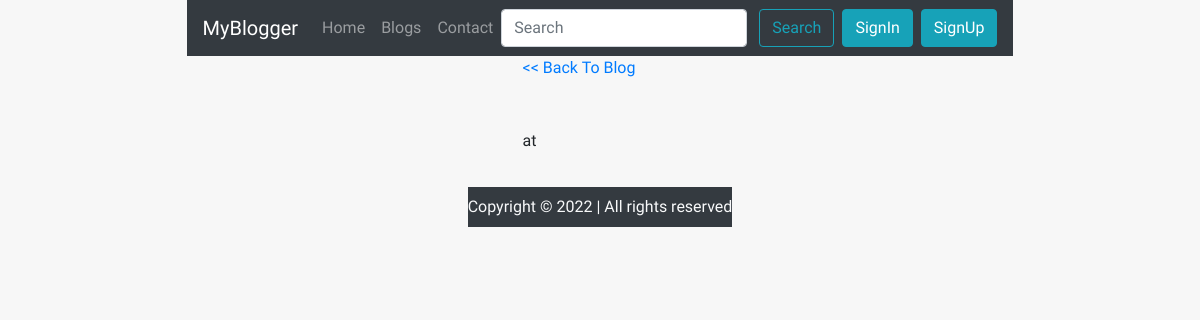
The app's page /blogpost/test, older data.
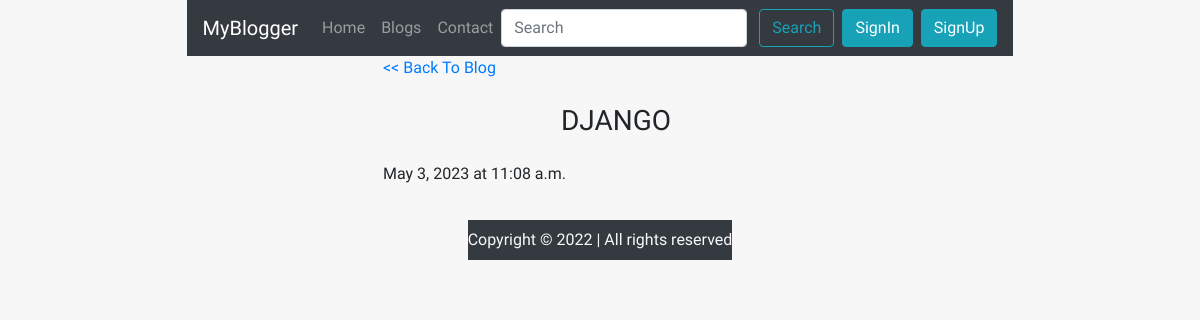
The same page, newer data.
### blog/models.py (models this page shows, shortened)
class Blog(models.Model):
    sno=models.AutoField(primary_key=True)
    title=models.CharField(max_length=200)
    content=models.TextField()
    slug=models.CharField(max_length=100)
    time=models.DateTimeField(auto_now_add=True)

### blog/views.py (the view)
# urls.py: path('blogpost/<str:slug>', views.blogpost, name="blogpost"),
def blogpost(request, slug):
    blog= Blog.objects.filter(slug=slug).first()
    context={'blog':blog}
    return render(request, "blogpost.html", context)

### templates/blogpost.html (shortened to what this page needs)
{% extends 'base.html' %}
{% load static %}
{% block body %}
<section>
    <div class="container blogpost my-0 pb-4">
        <div class="row blogimage text-center">
            <div class="col-12 my-3"><img class="img-fluid mx-auto"
            </div>
        </div>
        <div class="row blogcontent">
            <a class="col-12" href="{% url 'blog' %}" style="text-decoration: none;"><< Back To Blog</a>
            <h3 class="col-12 text-uppercase mx-auto my-4 text-center">{{blog.title}}</h3>
            <div class="col-lg-12 col-md-12 mx-auto">
                <div class="font-weight-light" style="margin-bottom: 10px">{{blog.time.date}} at {{blog.time.time}}</div>
            </div>
        </div>
    </div>
</section>
{% endblock body %}

### templates/base.html (shortened to what this page needs)
<!doctype html>
<html lang="en">
{% load static %}
<head>
  <link rel="stylesheet" href="https://cdn.jsdelivr.net/npm/bootstrap@4.0.0/dist/css/bootstrap.min.css"
>
  <link rel="stylesheet" type="text/css" href="{% static 'css/blog.css' %}">
  <link rel="stylesheet" type="text/css" href="{% static 'css/index.css' %}">
</head>
<body>
  {% include "navbar.html" %}
  {% block body %}
  {% endblock body %}
  <footer class="bg-dark text-light mt-0">
    <p class="text-center py-2 my-0">
      Copyright &copy; 2022 | All rights reserved
    </p>
  </footer>
</body>
</html>

### templates/navbar.html (shortened to what this page needs)
<nav class="navbar navbar-expand-lg navbar-dark bg-dark" /*style="background-color: #e3f2fd;" * />
  <a class="navbar-brand" href="/">MyBlogger</a>
  <div class="collapse navbar-collapse" id="navbarSupportedContent">
    <ul class="navbar-nav mr-auto">
      <li class="nav-item {% block homeactive %}{% endblock homeactive %}">
        <a class="nav-link" href="/">Home <span class="sr-only">(current)</span></a>
      </li>
      <li class="nav-item {% block blogsactive %}{% endblock blogsactive %}">
        <a class="nav-link" href="/blog">Blogs</a>
      </li>
      <li class="nav-item {% block contactactive %}{% endblock contactactive %}">
        <a class="nav-link" href="/contact">Contact</a>
      </li>
    </ul>
    <div class="ml-auto form-inline">
      <form name="search" action="/search" method="get" class="my-2 my-lg-0">
        <input name="query" id="query" class="form-control mr-sm-2" type="search" placeholder="Search"
          aria-label="Search">
        <button class="btn btn-outline-info my-2 my-sm-0" type="submit">Search</button>
      </form>
      {% if user.is_authenticated %}
      <ul class="navbar-nav mr-3">
        <li class="nav-item dropdown">
          <a class="nav-link dropdown-toggle" href="#" id="navbarDropdown" role="button" data-toggle="dropdown"
            aria-haspopup="true" aria-expanded="false">
            Welcome {{request.user}}
          </a>
          <div class="dropdown-menu" aria-labelledby="navbarDropdown">
            <a class="dropdown-item" href="/addBlog">Add Blog</a>
          <div class="dropdown-divider"></div>
          <a class="dropdown-item" href="/signout">Sign Out</a>
          </div>
        </li>
      </ul>
      {% else %}
      <a href="/signin" type="button" class="btn btn-info ml-2">
        SignIn
      </a>
      <a href="/signup" type="button" class="btn btn-info ml-2">
        SignUp
      </a>
      {% endif %}
    </div>
  </div>

### blog/static/css/blog.css (style rules this page uses)
*, *::before, *::after { box-sizing: border-box; padding: 0; margin: 0; }
body { font-family: "Quicksand", sans-serif; place-items: center; height: 100vh; background: #f7f7f7; }
.container { display: flex; flex-wrap: wrap; justify-content: center; max-width: 1200px; margin-block: 2rem; gap: 2rem; }

Row changes from the older to the newer data that the page shows:
added Blog: title "DJANGO", time "May 3, 2023", time.time "11:08 a.m."
